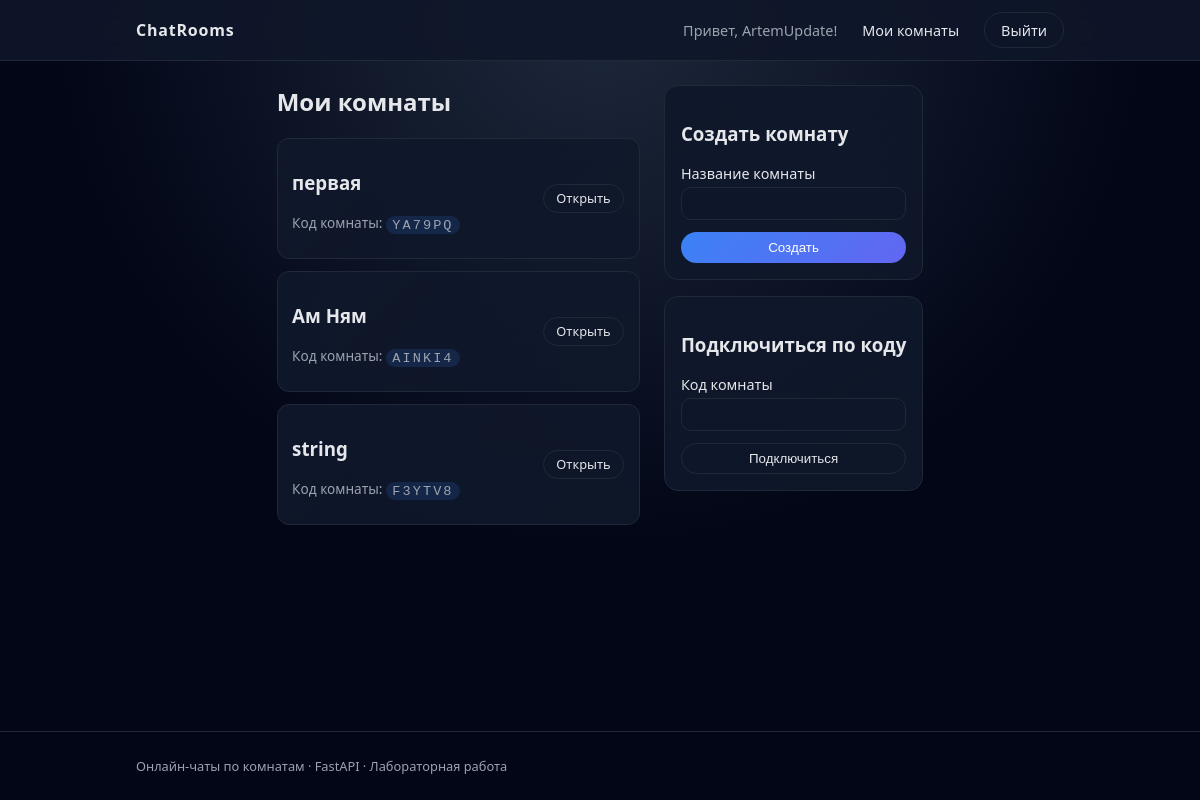
Page /rooms (signed in) on the committed database.
### app/models.py (models this page shows)
class User(Base):
    __tablename__ = "users"
    id = Column(Integer, primary_key=True, index=True)
    username = Column(String(50), unique=True, index=True, nullable=False)
    email = Column(String(100), unique=True, index=True, nullable=False)
    hashed_password = Column(String(255), nullable=False)
    created_at = Column(DateTime, default=datetime.utcnow)
    rooms = relationship("UserRoom", back_populates="user")
    messages = relationship("Message", back_populates="user")

class Room(Base):
    __tablename__ = "rooms"
    id = Column(Integer, primary_key=True, index=True)
    name = Column(String(100), nullable=False)
    code = Column(String(12), unique=True, index=True, nullable=False)
    owner_id = Column(Integer, ForeignKey("users.id"))
    created_at = Column(DateTime, default=datetime.utcnow)
    owner = relationship("User")
    users = relationship("UserRoom", back_populates="room")
    messages = relationship("Message", back_populates="room")

### app/main.py (the view)
@app.get("/rooms", response_class=HTMLResponse)
def rooms_page(request: Request, db: Session = Depends(get_db)):
    user = get_current_user(request, db)
    if not user:
        return RedirectResponse(url="/login", status_code=status.HTTP_302_FOUND)
    links = db.query(models.UserRoom).filter(models.UserRoom.user_id == user.id).all()
    room_ids = [link.room_id for link in links]
    rooms = []
    if room_ids:
        rooms = db.query(models.Room).filter(models.Room.id.in_(room_ids)).all()
    return templates.TemplateResponse(
        "rooms.html",
        {
            "request": request,
            "user": user,
            "rooms": rooms,
        },
    )

### templates/rooms.html (shortened to what this page needs)
{% extends "base.html" %}
{% block content %}
<section class="rooms-layout">
    <div class="rooms-left">
        <h2>Мои комнаты</h2>
        {% if rooms %}
            <ul class="room-list">
                {% for room in rooms %}
                    <li class="room-item">
                        <div>
                            <h3>{{ room.name }}</h3>
                            <p class="room-code">Код комнаты: <span>{{ room.code }}</span></p>
                        </div>
                        <a href="/rooms/{{ room.id }}" class="btn-outline-small">Открыть</a>
                    </li>
                {% endfor %}
            </ul>
        {% else %}
            <p>Пока нет ни одной комнаты. Создайте первую!</p>
        {% endif %}
    </div>
    <div class="rooms-right">
        <div class="card">
            <h3>Создать комнату</h3>
            <form method="post" action="/rooms/create" class="form">
                <label>Название комнаты
                    <input type="text" name="name" required>
                </label>
                <button type="submit" class="btn-primary full-width">Создать</button>
            </form>
        </div>
        <div class="card">
            <h3>Подключиться по коду</h3>
            <form method="post" action="/rooms/join" class="form">
                <label>Код комнаты
                    <input type="text" name="code" maxlength="12" required>
                </label>
                <button type="submit" class="btn-outline full-width">Подключиться</button>
            </form>
        </div>
    </div>
</section>
{% endblock %}

### templates/base.html (shortened to what this page needs)
<!DOCTYPE html>
<html lang="ru">
<head>
    <link rel="stylesheet" href="/static/css/style.css">
</head>
<body>
<nav class="navbar">
    <div class="container nav-container">
        <a href="/" class="logo">ChatRooms</a>
        <div class="nav-links">
            {% if user %}
                <span class="nav-username">Привет, {{ user.username }}!</span>
                <a href="/rooms" class="nav-link">Мои комнаты</a>
                <a href="/logout" class="nav-link btn-outline">Выйти</a>
            {% else %}
                <a href="/login" class="nav-link">Вход</a>
                <a href="/register" class="nav-link btn-primary">Регистрация</a>
            {% endif %}
        </div>
    </div>
</nav>
<main class="container main-container">
    {% block content %}{% endblock %}
</main>
<footer class="footer">
    <div class="container">
        <p>Онлайн-чаты по комнатам · FastAPI · Лабораторная работа</p>
    </div>
</footer>
</body>
</html>

### static/css/style.css (style rules this page uses)
:root { --bg: #0f172a; --bg-card: #111827; --accent: #3b82f6; --accent-soft: rgba(59, 130, 246, 0.15); --text: #e5e7eb; --muted: #9ca3af; --border: #1f2937; --danger: #ef4444; }
* { box-sizing: border-box; }
body { margin: 0; font-family: system-ui, -apple-system, BlinkMacSystemFont, "Segoe UI", sans-serif; background: radial-gradient(circle at top, #1e293b 0, #020617 55%); color: var(--text); min-height: 100vh; display: flex; flex-direction: column; }
a { color: inherit; text-decoration: none; }
.container { max-width: 960px; margin: 0 auto; padding: 0 1rem; }
.navbar { background: rgba(15, 23, 42, 0.9); backdrop-filter: blur(12px); border-bottom: 1px solid var(--border); position: sticky; top: 0; z-index: 10; }
.nav-container { display: flex; align-items: center; justify-content: space-between; height: 60px; }
.logo { font-weight: 700; letter-spacing: 0.05em; }
.nav-links { display: flex; gap: 0.75rem; align-items: center; }
.nav-link { font-size: 0.9rem; padding: 0.35rem 0.75rem; border-radius: 999px; border: 1px solid transparent; }
.nav-username { font-size: 0.9rem; color: var(--muted); }
.btn-primary { background: linear-gradient(135deg, #3b82f6, #6366f1); border-radius: 999px; padding: 0.5rem 1rem; border: none; color: white; font-weight: 500; cursor: pointer; display: inline-block; text-align: center; }
.btn-outline { border-radius: 999px; padding: 0.45rem 1rem; border: 1px solid var(--border); color: var(--text); cursor: pointer; background: transparent; }
.btn-outline-small { border-radius: 999px; padding: 0.3rem 0.8rem; border: 1px solid var(--border); font-size: 0.8rem; }
.full-width { width: 100%; }
.main-container { flex: 1; padding: 1.5rem 0 2rem; }
.form { display: flex; flex-direction: column; gap: 0.75rem; }
label { font-size: 0.9rem; display: flex; flex-direction: column; gap: 0.25rem; }
input, textarea { padding: 0.45rem 0.6rem; border-radius: 10px; border: 1px solid var(--border); background: rgba(15, 23, 42, 0.9); color: var(--text); font-size: 0.9rem; }
.rooms-layout { display: grid; grid-template-columns: minmax(0, 1.4fr) minmax(0, 1fr); gap: 1.5rem; align-items: flex-start; }
.rooms-left h2 { margin-top: 0; }
.room-list { list-style: none; padding: 0; margin: 1rem 0 0; display: flex; flex-direction: column; gap: 0.75rem; }
.room-item { display: flex; justify-content: space-between; align-items: center; padding: 0.75rem 0.9rem; background: linear-gradient(135deg, rgba(15,23,42,0.95), rgba(15,23,42,0.9)); border-radius: 12px; border: 1px solid var(--border); }
.room-code { font-size: 0.85rem; color: var(--muted); }
.room-code span { font-family: "SF Mono", ui-monospace, Menlo, Monaco, Consolas, "Liberation Mono", "Courier New", monospace; background: var(--accent-soft); padding: 0.1rem 0.4rem; border-radius: 999px; letter-spacing: 0.15em; }
.card { background: linear-gradient(145deg, rgba(15,23,42,0.96), rgba(15,23,42,0.9)); border-radius: 14px; padding: 1rem; border: 1px solid var(--border); margin-bottom: 1rem; }
.footer { border-top: 1px solid var(--border); padding: 0.75rem 0; font-size: 0.8rem; color: var(--muted); }

### rows in the picture
User: username "ArtemUpdate"
Room: name "первая", code "YA79PQ"
Room: name "Ам Ням", code "AINKI4"
Room: name "string", code "F3YTV8"
